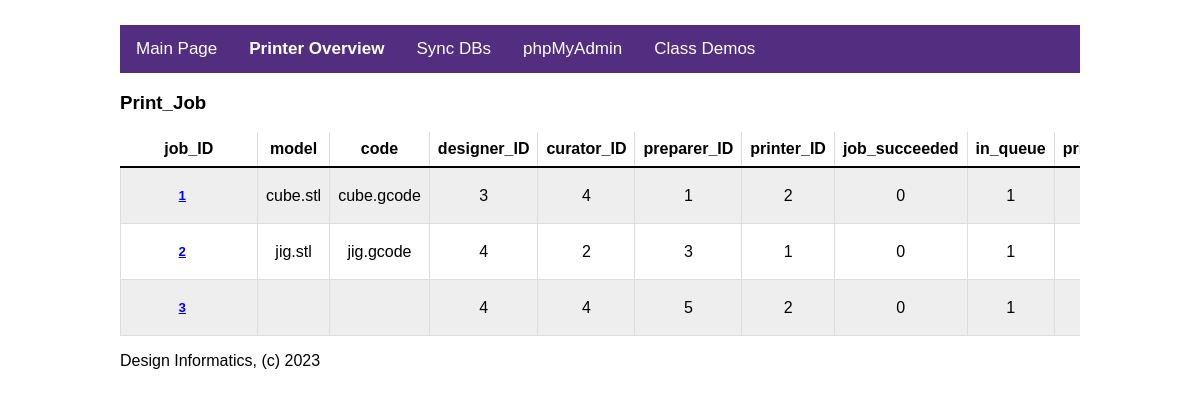
Page /php/view_entities.php on the committed database.
### tables this page shows
CREATE TABLE IF NOT EXISTS `Print_Job` (
  `job_ID` int(11) NOT NULL AUTO_INCREMENT,
  `model` blob,
  `code` blob,
  `designer_ID` int(11) NOT NULL,
  `curator_ID` int(11) NOT NULL,
  `preparer_ID` int(11) NOT NULL,
  `printer_ID` int(11) NOT NULL,
  `job_succeeded` tinyint(4) DEFAULT NULL,
  `in_queue` tinyint(4) NOT NULL DEFAULT '1',
  `print_volume` decimal(8,0) DEFAULT NULL,
  `submission_time` datetime DEFAULT NULL,
  `print_finish_time` datetime DEFAULT NULL,
  `print_start_time` datetime DEFAULT NULL,
  `mat_ID` int(11) NOT NULL,
  PRIMARY KEY (`job_ID`,`mat_ID`),
  KEY `fk_Print_Job_Employees1_idx` (`designer_ID`),
  KEY `fk_Print_Job_Printer1_idx` (`printer_ID`),
  KEY `fk_Print_Job_Employees2_idx` (`curator_ID`),
  KEY `fk_Print_Job_Employees3_idx` (`preparer_ID`),
  KEY `fk_Print_Job_Material1_idx` (`mat_ID`),
  CONSTRAINT `fk_Print_Job_Employees1` FOREIGN KEY (`designer_ID`) REFERENCES `Employee` (`employee_ID`) ON DELETE NO ACTION ON UPDATE NO ACTION,
  CONSTRAINT `fk_Print_Job_Employees2` FOREIGN KEY (`curator_ID`) REFERENCES `Employee` (`employee_ID`) ON DELETE NO ACTION ON UPDATE NO ACTION,
  CONSTRAINT `fk_Print_Job_Employees3` FOREIGN KEY (`preparer_ID`) REFERENCES `Employee` (`employee_ID`) ON DELETE NO ACTION ON UPDATE NO ACTION,
  CONSTRAINT `fk_Print_Job_Material1` FOREIGN KEY (`mat_ID`) REFERENCES `Material` (`mat_ID`) ON DELETE NO ACTION ON UPDATE NO ACTION,
  CONSTRAINT `fk_Print_Job_Printer1` FOREIGN KEY (`printer_ID`) REFERENCES `Printer` (`printer_ID`) ON DELETE NO ACTION ON UPDATE NO ACTION
);

### php/SQL_functions.php (called while the page is built, shortened)
<?php
function getColumnLabels(string $table_name, mysqli $conn, string $database_name= "3DPrinterDT") {
    $col_labels = array();
    $query = "SHOW COLUMNS FROM $database_name.$table_name;";
    $results = $conn->query($query);
    $rows = $results->fetch_all(MYSQLI_BOTH);
    foreach ($rows as $row) {
        array_push($col_labels, $row["Field"]);
    }
    return $col_labels;
}
function getTable(string $table_name, mysqli $conn, string $database_name= "3DPrinterDT") {
    $query = "SELECT * FROM $database_name.$table_name;";
    $results = $conn->query($query);
    return $results->fetch_all(MYSQLI_BOTH);
}
?>

### php/view_entities.php (the view, shortened to what this page needs)
<!DOCTYPE html>
<html>
    <head>
        <link rel="stylesheet" href="../web/css/styles.css">
    </head>
    <body>
        <?php
            include "../web/nav.php"; printTopNav();
            include_once ("functions.php");
            include_once ("SQL_functions.php");
            $conn = connectToServer(to_print: false);
            $conn->query("USE 3DPrinterDT;");
            if (isset($_POST['table_name'])) {$table_name = $_POST['table_name'];}
            else {$table_name = "Print_Job";}
            $attributes = getColumnLabels($table_name, $conn);
            $table = getTable($table_name, $conn);
        ?>
        <div style="overflow:scroll">
            <table>
                <?php
                    printf("<h3> $table_name </h3>");
                    printf("<table>");
                    for ($i = 0; $i < count($attributes); $i++) {
                        printf("<th>%s</th>\n", $attributes[$i]);
                    }
                    foreach($table as $row) {
                        $entity_id = $row[0];
                        printf("
                            <tr>
                                <td>
                                    <form method=\"post\" action=\"view_entity.php\">
                                    <input type=\"hidden\" name=\"entity_ID\" id=\"entity_ID\" value=\"$entity_id\">
                                    <input type=submit class='link' value=\"$entity_id\">
                                </td>");
                                for ($i=1; $i<count($attributes); $i++) {
                                    printf("<td>%s</td>\n", $row[$attributes[$i]]);
                                }
                        printf("
                                </form>
                            </tr>");
                    }
                    printf("</table>\n");
                ?>
            </table>
        </div>
        <p> Design Informatics, (c) 2023 </p>
    </body>
</html>

### web/nav.php
<?php
function printTopNav(string $pagetitle = null) {
    printf('
        <div class="topnav">');
    if ($pagetitle === "Main Page") {
        printf('<a class="active" href="http://localhost:8888/DesignInformatics/index.php">Main Page</a>');
    }
    else {
        printf('<a href="http://localhost:8888/DesignInformatics/index.php">Main Page</a>');
    }
    printf('
        <div class="dropdown">
            <button class=dropbtn> Printer Overview
                <i class="fa fa-caret-down"></i>
            </button>
            <div class="dropdown-content">
                <a href="http://localhost:8888/DesignInformatics/php/main.php">Printer Interface</a>
                <a href="http://localhost:8888/DesignInformatics/php/submit_job.php">Submit Job</a>
                <a href="http://localhost:8888/DesignInformatics/php/Rhyans_Forms/Change_db_Entity.php">Change db Entity</a>
            </div>
        </div>
    ');
    if ($pagetitle === "Sync DBs") {
        printf('<a class="active" href="http://localhost:8888/DesignInformatics/db/">Sync DBs</a>');
    }
    else {
        printf('<a href="http://localhost:8888/DesignInformatics/db/">Sync DBs</a>');
    }
    printf('
        <a href="http://localhost:8888/phpMyAdmin5/">phpMyAdmin</a>
        <a href="http://localhost:8888/DesignInformatics/php/demos">Class Demos</a>
        </div>
    ');
}
?>

### web/css/styles.css (style rules this page uses)
body { margin-top: 25px; margin-left: auto; margin-right: auto; max-width: 60em; font-family: Arial, Verdana, sans-serif; }
button { width: 100%; font-weight: bold; color: #522D80; background-color: white; padding: 12px; resize: vertical; border: thin solid grey; border-radius: 4px; }
form { text-align: left; }
input[type=submit] { font-weight: bold; color: white; background-color: #522D80; padding: 12px; resize: vertical; border: thin solid grey; border-radius: 4px; min-width: 8em; margin-right: 1em; }
input[type=submit].link { border: none; background: none; display: inline; color: blue; text-decoration: underline; }
.topnav { overflow: hidden; background-color: #522D80; }
.topnav a, .dropbtn a { float: left; color: white; text-align: center; padding: 14px 16px; text-decoration: none; font-size: 17px; }
.dropdown { float: left; overflow: hidden; }
.dropdown .dropbtn { font-size: 17px; text-decoration: none; border: none; outline: none; color: white; padding: 14px 16px; background-color: inherit; margin: 0; }
table { font-family: arial, sans-serif; border-collapse: collapse; width: 100%; }
table td { border: 1px solid #dddddd; text-align: center; padding: 8px; }
table th { border-bottom: 2px solid black; text-align: center; padding: 8px; }
table th + th { border-left: 1px solid #dddddd; }
table tr:nth-child(even) { background-color: #eeeeee; }

### rows in the picture
print_job: model "cube.stl", code "cube.gcode", designer_ID "3", curator_ID "4", preparer_ID "1", printer_ID "2", job_succeeded "0", in_queue "1"
print_job: model "jig.stl", code "jig.gcode", designer_ID "4", curator_ID "2", preparer_ID "3", printer_ID "1", job_succeeded "0", in_queue "1"
print_job: designer_ID "4", curator_ID "4", preparer_ID "5", printer_ID "2", job_succeeded "0", in_queue "1"

### other values in the picture
$attributes[$i] "job_ID"
$attributes[$i] "model"
$attributes[$i] "code"
$attributes[$i] "designer_ID"
$attributes[$i] "curator_ID"
$attributes[$i] "preparer_ID"
$attributes[$i] "printer_ID"
$attributes[$i] "job_succeeded"
$attributes[$i] "in_queue"
